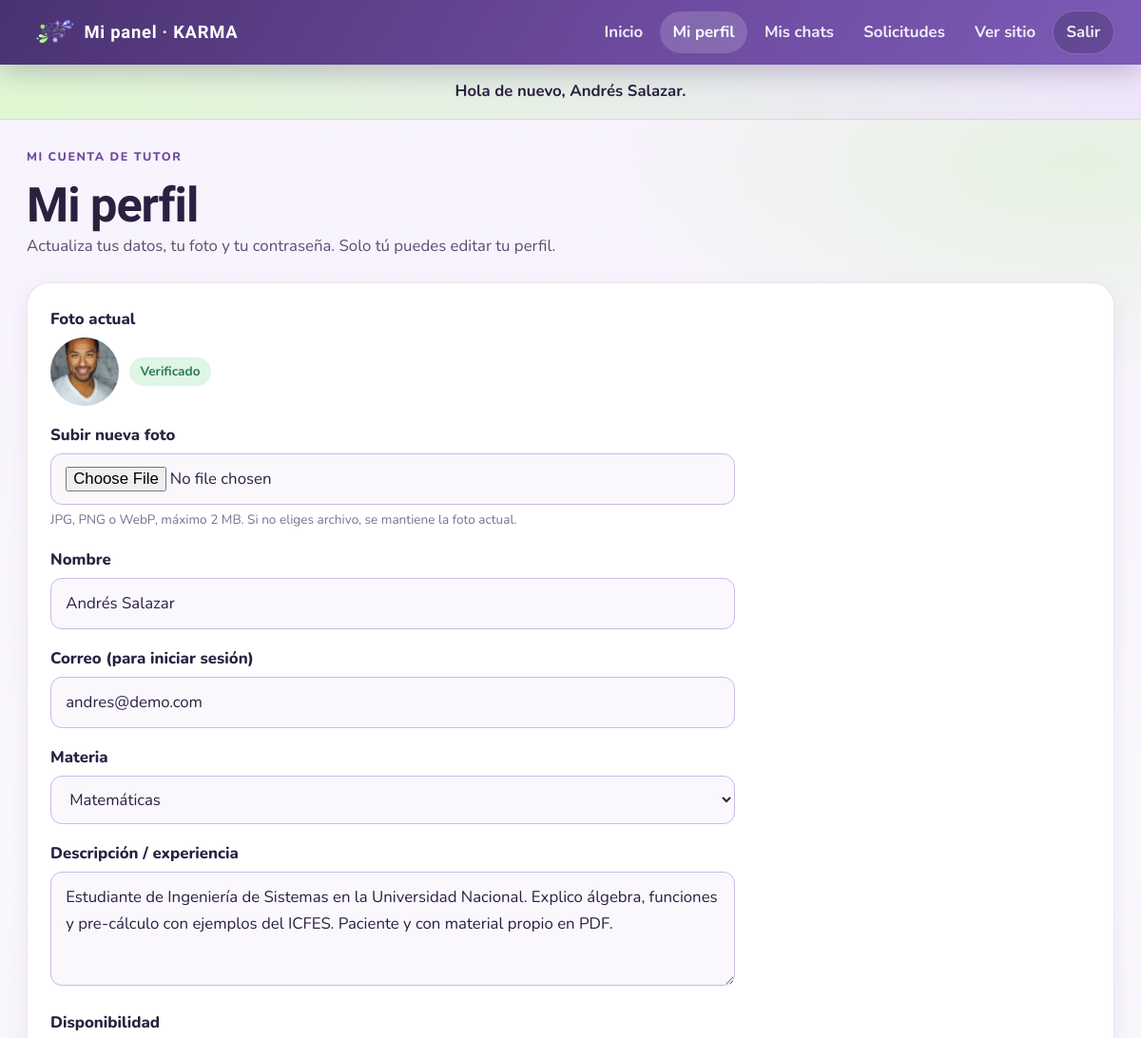
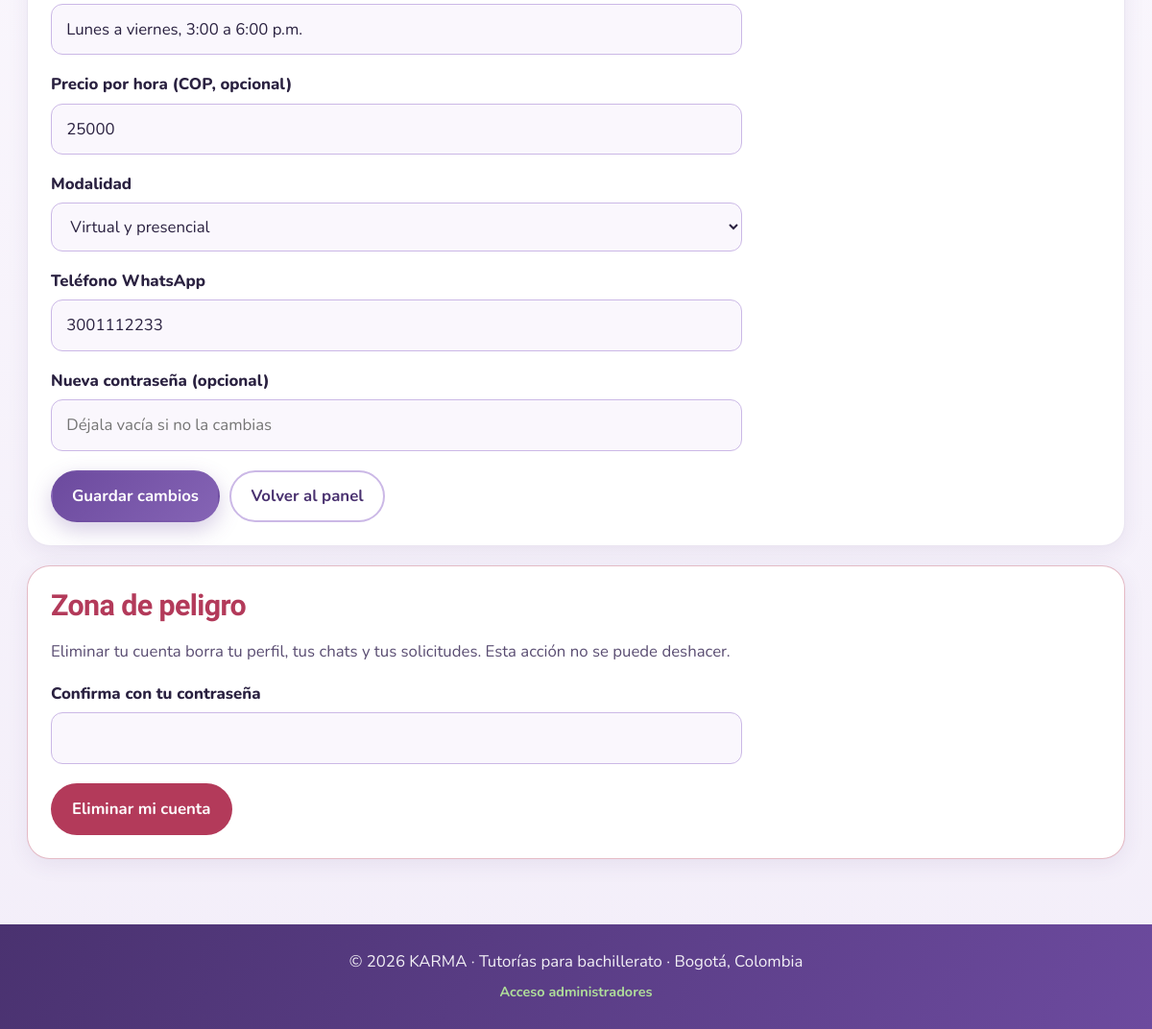
/tutor/perfil.php (signed in), run on the app's committed database (2 pictures, top to bottom).
### tables this page shows
CREATE TABLE tutor (
  id_tutor INT UNSIGNED AUTO_INCREMENT PRIMARY KEY,
  nombre VARCHAR(100) NOT NULL,
  correo VARCHAR(150) NULL UNIQUE,
  password_hash VARCHAR(255) NULL,
  descripcion TEXT NULL,
  disponibilidad VARCHAR(150) NOT NULL,
  precio_hora DECIMAL(10,2) NULL,
  modalidad ENUM('virtual','presencial','ambas') NOT NULL DEFAULT 'virtual',
  telefono VARCHAR(10) NOT NULL,
  foto_url VARCHAR(255) NULL,
  verificado TINYINT(1) NOT NULL DEFAULT 0,
  creado_en DATETIME NOT NULL DEFAULT CURRENT_TIMESTAMP,
  id_materia INT UNSIGNED NOT NULL,
  FOREIGN KEY (id_materia) REFERENCES materia(id_materia)
);

CREATE TABLE materia (
  id_materia INT UNSIGNED AUTO_INCREMENT PRIMARY KEY,
  nombre VARCHAR(100) NOT NULL UNIQUE,
  imagen VARCHAR(255) NULL,
  descripcion VARCHAR(255) NULL
);

### includes/funciones.php (called while the page is built, shortened)
<?php
require_once __DIR__ . '/cache.php';
function e($texto) {
    return htmlspecialchars((string)$texto, ENT_QUOTES, "UTF-8");
}
function obtenerMaterias(mysqli $db): array
{
    $cached = cacheGet('materias');
    $rows = $db->query('SELECT id_materia, nombre FROM materia ORDER BY nombre')->fetch_all(MYSQLI_ASSOC);
    return $rows;
}
function rutaFoto($ruta, $fallback = "img/estudiantes.jpg") {
    $ruta = trim((string)$ruta);
    return $ruta;
}

### includes/cache.php (called while the page is built, shortened)
<?php
function cacheDir(): string
{
    return CACHE_DIR;
}
function cachePath(string $key): string
{
    $safe = preg_replace('/[^a-zA-Z0-9._-]+/', '_', $key) ?: 'key';
    return cacheDir() . '/' . $safe . '.cache';
}
function cacheGet(string $key): mixed
{
    $path = cachePath($key);
    if (!is_file($path)) {
        return null;
    }
    $raw = @file_get_contents($path);
    $payload = @unserialize($raw, ['allowed_classes' => false]);
    return $payload['data'];
}
function cacheSet(string $key, mixed $data, int $ttl = CACHE_TTL_DEFAULT): void
{
    $path = cachePath($key);
    $payload = serialize([
        'expires' => time() + max(1, $ttl),
        'data' => $data,
    ]);
    $tmp = $path . '.' . bin2hex(random_bytes(4)) . '.tmp';
}

### tutor/perfil.php (the view, shortened to what this page needs)
<?php
require_once __DIR__ . "/../includes/conexion.php";
require_once __DIR__ . "/../includes/funciones.php";
$idTutor = (int)$_SESSION["tutor"]["id"];
$stmt = $mysqli->prepare("SELECT * FROM tutor WHERE id_tutor = ? LIMIT 1");
$stmt->bind_param("i", $idTutor);
$stmt->execute();
$tutor = $stmt->get_result()->fetch_assoc();
$materias = obtenerMaterias($mysqli);
require __DIR__ . "/../includes/header_tutor.php";
?>
<div class="admin-titulo">
    <div>
        <p class="etiqueta">Mi cuenta de tutor</p>
        <h1>Mi perfil</h1>
        <p>Actualiza tus datos, tu foto y tu contraseña. Solo tú puedes editar tu perfil.</p>
    </div>
</div>
<div class="panel-card">
    <form method="post" action="perfil.php" enctype="multipart/form-data" class="form-card" style="max-width:720px;margin:0;border:none;box-shadow:none;padding:0">
        <div class="form-grupo">
            <label>Foto actual</label>
            <div class="celda-persona">
                <img class="avatar-mini" style="width:72px;height:72px" src="../<?= e(rutaFoto($tutor["foto_url"])) ?>" alt="Foto de <?= e($tutor["nombre"]) ?>">
                <span class="badge <?= (int)$tutor["verificado"] === 1 ? 'badge-ok' : 'badge-warn' ?>"><?= (int)$tutor["verificado"] === 1 ? "Verificado" : "Pendiente de verificación" ?></span>
            </div>
        </div>
        <div class="form-grupo">
            <label for="foto">Subir nueva foto</label>
            <input type="file" id="foto" name="foto" accept=".jpg,.jpeg,.png,.webp" data-preview="preview-foto">
            <p class="form-ayuda">JPG, PNG o WebP, máximo 2 MB. Si no eliges archivo, se mantiene la foto actual.</p>
        </div>
        <div class="form-grupo">
            <label for="nombre">Nombre</label>
            <input type="text" id="nombre" name="nombre" required maxlength="100" value="<?= e($tutor["nombre"]) ?>">
        </div>
        <div class="form-grupo">
            <label for="correo">Correo (para iniciar sesión)</label>
            <input type="email" id="correo" name="correo" required maxlength="150" value="<?= e($tutor["correo"] ?? "") ?>">
        </div>
        <div class="form-grupo">
            <label for="id_materia">Materia</label>
            <select id="id_materia" name="id_materia" required>
                <?php foreach ($materias as $m): ?>
                    <option value="<?= (int)$m["id_materia"] ?>" <?= (int)$tutor["id_materia"] === (int)$m["id_materia"] ? "selected" : "" ?>><?= e($m["nombre"]) ?></option>
                <?php endforeach; ?>
            </select>
        </div>
        <div class="form-grupo">
            <label for="descripcion">Descripción / experiencia</label>
            <textarea id="descripcion" name="descripcion"><?= e($tutor["descripcion"] ?? "") ?></textarea>
        </div>
        <div class="form-grupo">
            <label for="disponibilidad">Disponibilidad</label>
            <input type="text" id="disponibilidad" name="disponibilidad" required maxlength="150" value="<?= e($tutor["disponibilidad"]) ?>">
        </div>
        <div class="form-grupo">
            <label for="precio_hora">Precio por hora (COP, opcional)</label>
            <input type="number" id="precio_hora" name="precio_hora" min="0" step="1000" value="<?= $tutor["precio_hora"] !== null ? e((string)(int)$tutor["precio_hora"]) : "" ?>" placeholder="25000">
        </div>
        <div class="form-grupo">
            <label for="modalidad">Modalidad</label>
            <select id="modalidad" name="modalidad">
                <option value="ambas" <?= $tutor["modalidad"] === "ambas" ? "selected" : "" ?>>Virtual y presencial</option>
            </select>
        </div>
        <div class="form-grupo">
            <label for="telefono">Teléfono WhatsApp</label>
            <input type="tel" id="telefono" name="telefono" required maxlength="10" value="<?= e($tutor["telefono"]) ?>" inputmode="numeric">
        </div>
        <div class="form-grupo">
            <label for="nueva_password">Nueva contraseña (opcional)</label>
            <input type="password" id="nueva_password" name="nueva_password" minlength="8" autocomplete="new-password" placeholder="Déjala vacía si no la cambias">
        </div>
        <div class="form-acciones">
            <button class="btn" type="submit">Guardar cambios</button>
            <a class="btn btn-secundario" href="index.php">Volver al panel</a>
        </div>
    </form>
</div>
<div class="panel-card" style="border-color:rgba(179,58,90,.35)">
    <h2 style="color:var(--danger)">Zona de peligro</h2>
    <p style="margin-bottom:1rem">Eliminar tu cuenta borra tu perfil, tus chats y tus solicitudes. Esta acción no se puede deshacer.</p>
    <form method="post" action="perfil.php" class="form-card" style="max-width:720px;margin:0;border:none;box-shadow:none;padding:0" onsubmit="return confirm('¿Seguro? Se eliminará tu cuenta de tutor, tus chats y solicitudes.');">
        <div class="form-grupo">
            <label for="password_confirm">Confirma con tu contraseña</label>
            <input type="password" id="password_confirm" name="password_confirm" required autocomplete="current-password">
        </div>
        <div class="form-acciones">
            <button class="btn btn-peligro" type="submit">Eliminar mi cuenta</button>
        </div>
    </form>
</div>
<?php require __DIR__ . "/../includes/footer.php"; ?>

### data on the page
tutor: foto_url (picture), nombre "Andrés Salazar", correo "andres@demo.com", id_materia "Matemáticas", descripcion "Estudiante de Ingeniería de Sistemas en la Universidad Nacional. Explico álgebra, funciones y pre-cálculo con ejemplos del ICFES. Paciente y con material propio en PDF.", disponibilidad "Lunes a viernes, 3:00 a 6:00 p.m.", precio_hora "25000", modalidad "Virtual y presencial", telefono "3001112233"

### other printed values
$mensaje "Hola de nuevo, Andrés Salazar."
